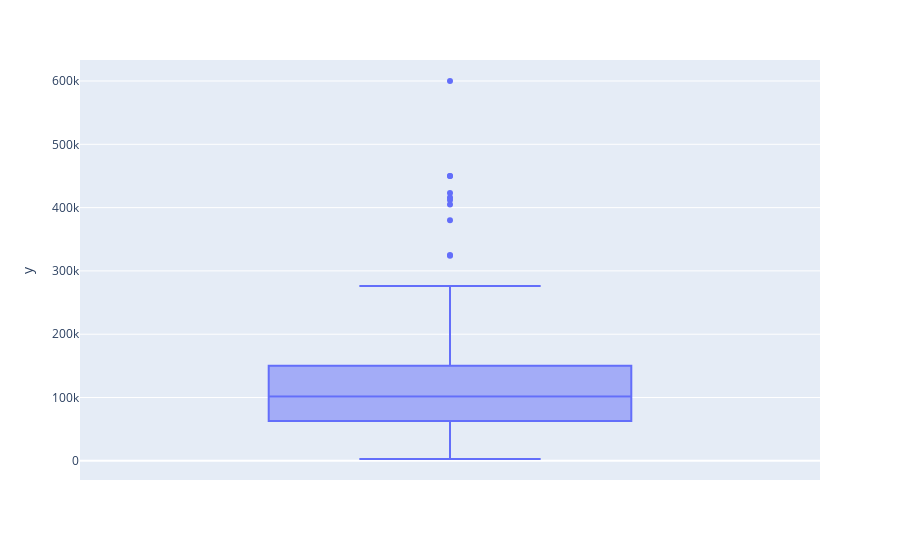
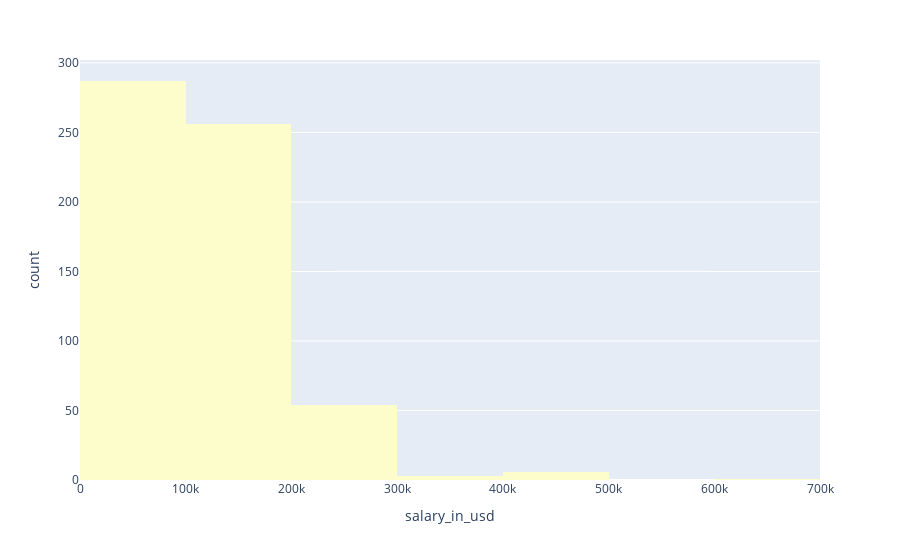

Here is the notebook cell these charts were saved with, in order:
### Markdown cell above
### Salary in usd

### Code cell
fig1 = px.box(y=df_salary['salary_in_usd'])
fig2 = px.histogram(df_salary, x="salary_in_usd", nbins=10, color_discrete_sequence=px.colors.sequential.deep)
fig1.show()
fig2.show()
plt.show

### Figure 1 — Plotly figure (JSON) as saved in the notebook; plotly's stock layout.template omitted (floating-point values rounded to 4 significant figures; data arrays with more than 128 entries replaced by an {"elided": "..."} marker saying what was removed)
{"data": [{"alignmentgroup": "True", "hovertemplate": "y=%{y}<extra></extra>", "legendgroup": "", "marker": {"color": "#636efa"}, "name": "", "notched": false, "offsetgroup": "", "orientation": "v", "showlegend": false, "type": "box", "x0": " ", "xaxis": "x", "y": {"elided": "607 int values"}, "y0": " ", "yaxis": "y"}], "layout": {"boxmode": "group", "legend": {"tracegroupgap": 0}, "margin": {"t": 60}, "xaxis": {"anchor": "y", "domain": [0, 1]}, "yaxis": {"anchor": "x", "domain": [0, 1], "title": {"text": "y"}}}}

### Figure 2 — Plotly figure (JSON) as saved in the notebook; plotly's stock layout.template omitted (floating-point values rounded to 4 significant figures; data arrays with more than 128 entries replaced by an {"elided": "..."} marker saying what was removed)
{"data": [{"alignmentgroup": "True", "bingroup": "x", "hovertemplate": "salary_in_usd=%{x}<br>count=%{y}<extra></extra>", "legendgroup": "", "marker": {"color": "rgb(253, 253, 204)", "pattern": {"shape": ""}}, "name": "", "nbinsx": 10, "offsetgroup": "", "orientation": "v", "showlegend": false, "type": "histogram", "x": {"elided": "607 int values"}, "xaxis": "x", "yaxis": "y"}], "layout": {"barmode": "relative", "legend": {"tracegroupgap": 0}, "margin": {"t": 60}, "xaxis": {"anchor": "y", "domain": [0, 1], "title": {"text": "salary_in_usd"}}, "yaxis": {"anchor": "x", "domain": [0, 1], "title": {"text": "count"}}}}
